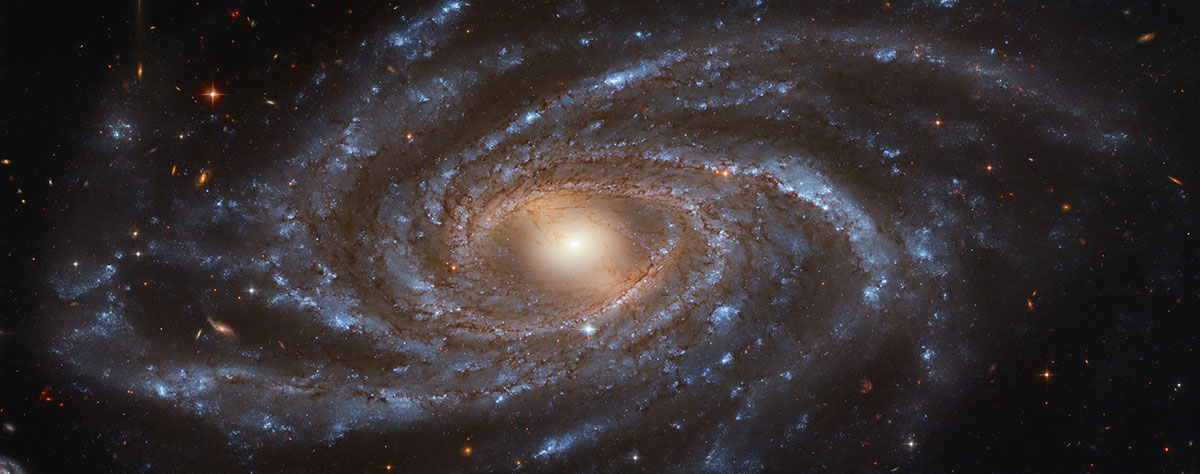
#> input picture sonify/nasa_space_image.jpg, 1200 x 474 px, found by its file name
$ python pixel_soundwave.py
#> lines starting #> are read from the running program, lines starting #| are printed output that depends on the picture
import numpy as np
from PIL import Image
from pydub import AudioSegment
from pydub.generators import Sine

def main():
    # Load the NASA space image
    image = Image.open("/Users/gautham/Downloads/nasa_space_image.jpg")
#> image is the input picture: PIL image 1200x474 RGB; mean R, G, B 55.2, 48.9, 50.2

    # Convert the image to grayscale
    image = image.convert("L")
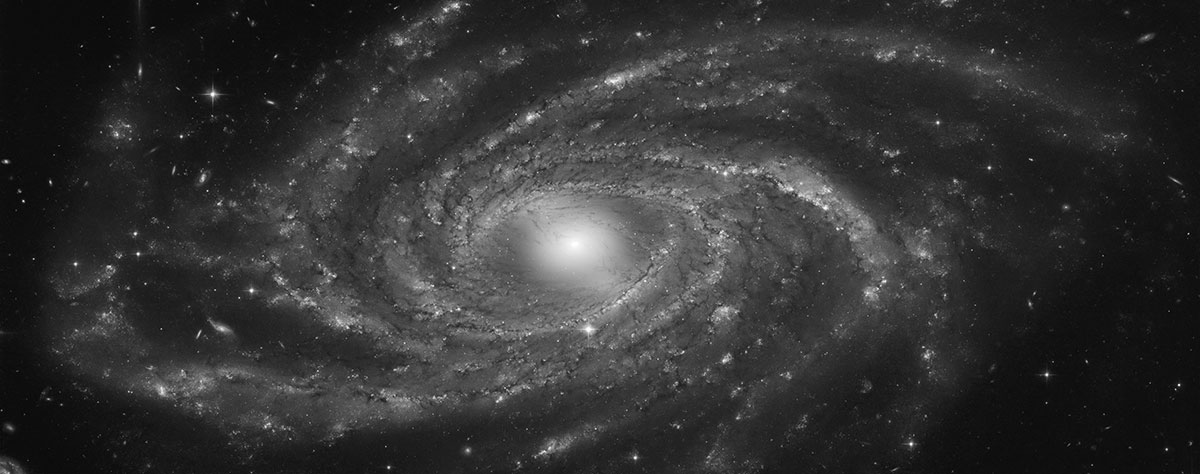
#> image: PIL image 1200x474 L; min 0, max 255, mean 50.9
    # Resize the image to a desired size (e.g., 100x100)
    new_size = (100, 100)
    image = image.resize(new_size)
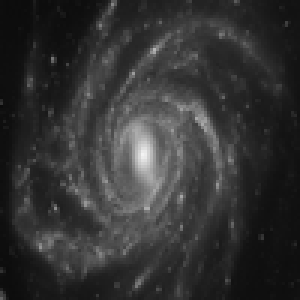
#> image: PIL image 100x100 L (shown 3 times larger); min 11, max 243, mean 50.9

    # Extract pixel data as a NumPy array
    pixel_data = np.array(image)

    # Normalize pixel values to the range [0, 1]
    normalized_pixel_data = pixel_data / 255.0

    # Define audio parameters
    sample_rate = 44100  # Sample rate in Hz
    duration = 0.1  # Duration of each audio segment in seconds
    amplitude = 0.5  # Amplitude of the audio

    # Create an empty audio segment
    audio = AudioSegment.empty()

    # Iterate through pixel data and create audio samples
    total = normalized_pixel_data.shape[0] * normalized_pixel_data.shape[1]
    count = 0
    for row in normalized_pixel_data:
        for pixel_value in row:
            count += 1
            # Map pixel value to frequency (adjust as needed)
            frequency = 100 + pixel_value * 1000  # Example mapping

            # Create a sine wave for this pixel value
            sine_wave = Sine(frequency).to_audio_segment(duration=duration * 1000)
            sine_wave = sine_wave - amplitude

            # Add this segment to the audio
            audio += sine_wave
            print(f"{count}/{total}")
    print("Done")
    # Export the audio to a file
    audio.export("nasa_space_audio.wav", format="wav")

if __name__ == "__main__":
    main()
#> (the call stopped at in main, `audio = AudioSegment.empty()`: pydub is not available in this run)
